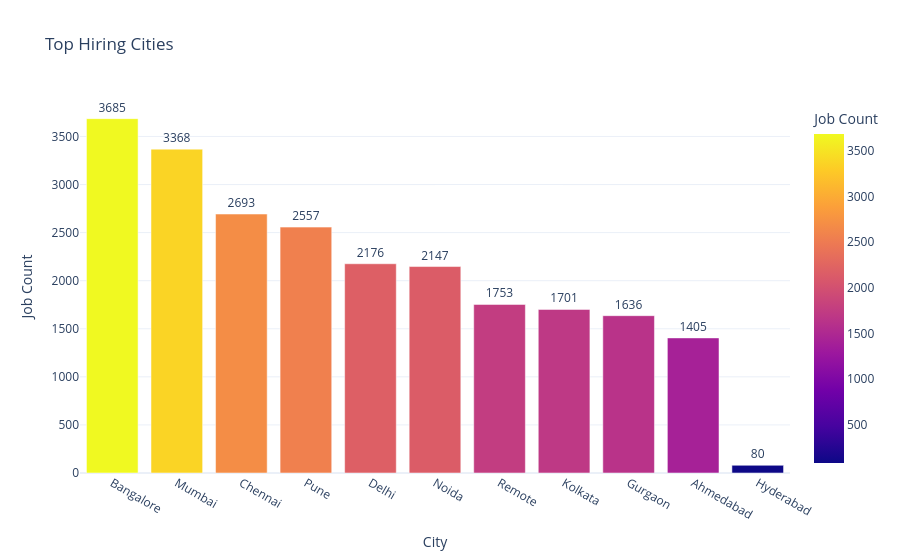

The code cell stored with this chart in its notebook:
### Code cell
city_counts = df['scraped_city'].value_counts().reset_index()
city_counts.columns = ['City', 'Job Count']

fig = px.bar(
    city_counts,
    x='City',
    y='Job Count',
    color='Job Count',
    text='Job Count',
    title='Top Hiring Cities'
)

fig.update_traces(textposition='outside')
fig.update_layout(template='plotly_white')

fig.show()

### Figure 1 — Plotly figure (JSON) as saved in the notebook; plotly's stock layout.template omitted (floating-point values rounded to 4 significant figures)
{"data": [{"hovertemplate": "City=%{x}<br>Job Count=%{marker.color}<extra></extra>", "legendgroup": "", "marker": {"color": [3685, 3368, 2693, 2557, 2176, 2147, 1753, 1701, 1636, 1405, 80], "coloraxis": "coloraxis", "pattern": {"shape": ""}}, "name": "", "orientation": "v", "showlegend": false, "text": [3685.0, 3368.0, 2693.0, 2557.0, 2176.0, 2147.0, 1753.0, 1701.0, 1636.0, 1405.0, 80.0], "textposition": "outside", "type": "bar", "x": ["Bangalore", "Mumbai", "Chennai", "Pune", "Delhi", "Noida", "Remote", "Kolkata", "Gurgaon", "Ahmedabad", "Hyderabad"], "xaxis": "x", "y": [3685, 3368, 2693, 2557, 2176, 2147, 1753, 1701, 1636, 1405, 80], "yaxis": "y"}], "layout": {"barmode": "relative", "coloraxis": {"colorbar": {"title": {"text": "Job Count"}}, "colorscale": [[0, "#0d0887"], [0.1111, "#46039f"], [0.2222, "#7201a8"], [0.3333, "#9c179e"], [0.4444, "#bd3786"], [0.5556, "#d8576b"], [0.6667, "#ed7953"], [0.7778, "#fb9f3a"], [0.8889, "#fdca26"], [1, "#f0f921"]]}, "legend": {"tracegroupgap": 0}, "title": {"text": "Top Hiring Cities"}, "xaxis": {"anchor": "y", "domain": [0, 1], "title": {"text": "City"}}, "yaxis": {"anchor": "x", "domain": [0, 1], "title": {"text": "Job Count"}}}}
